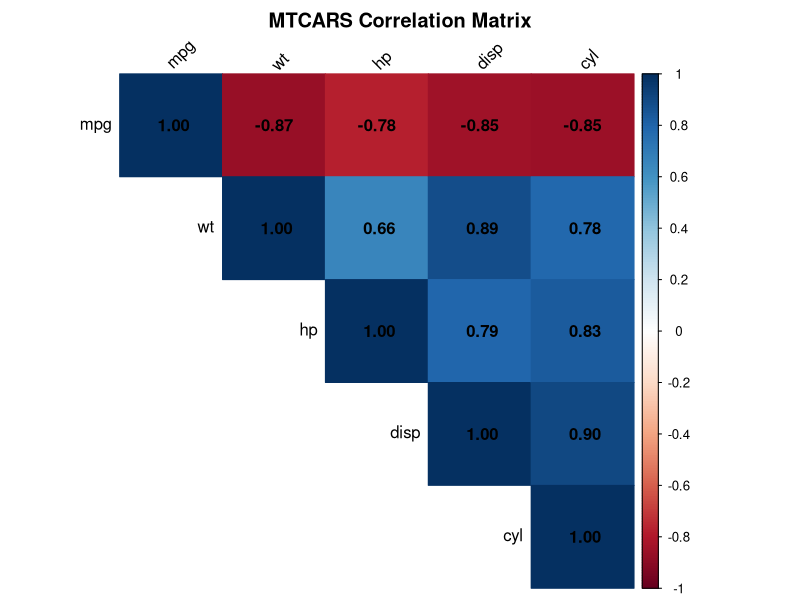
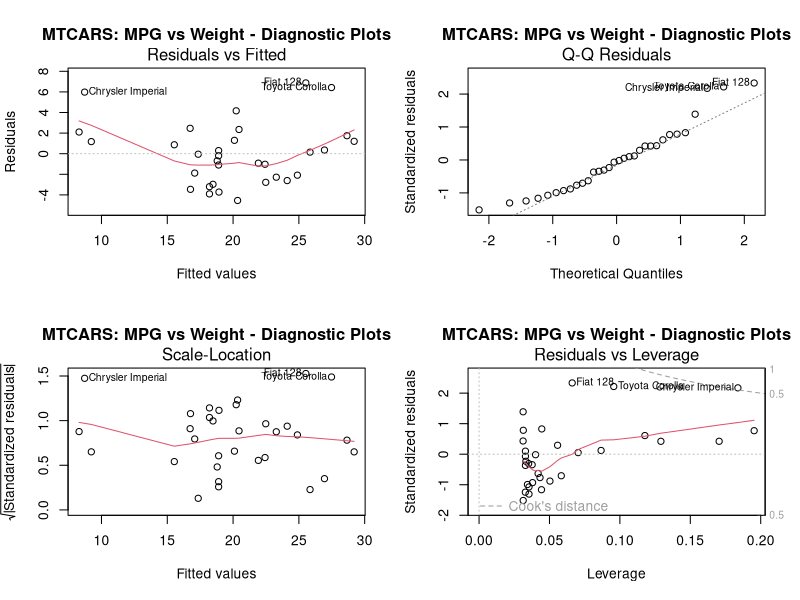
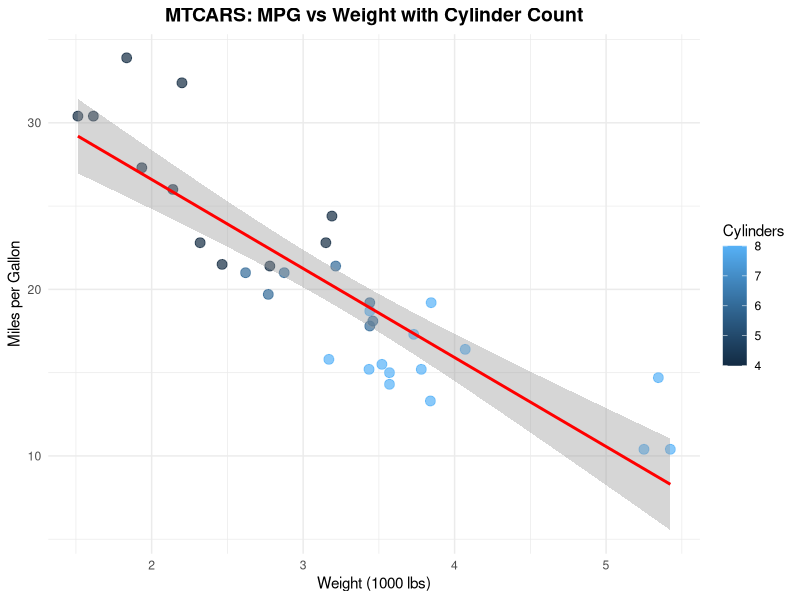
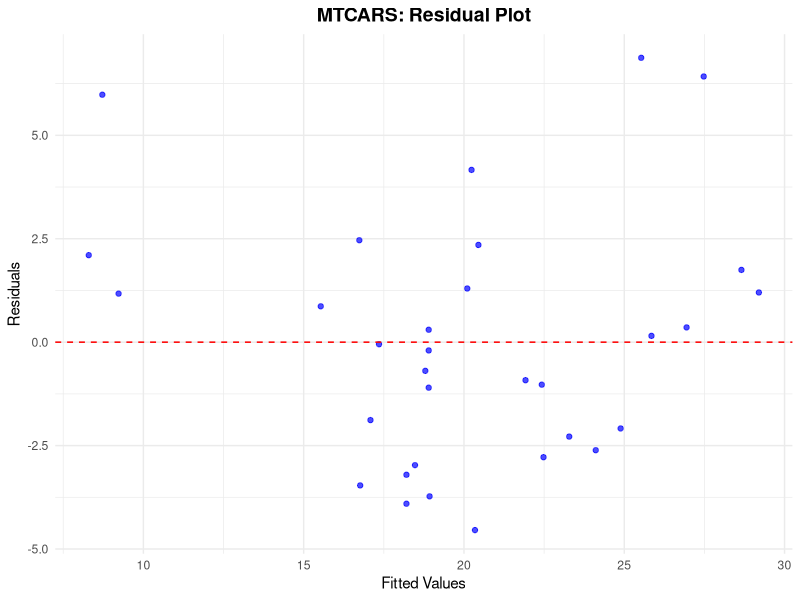
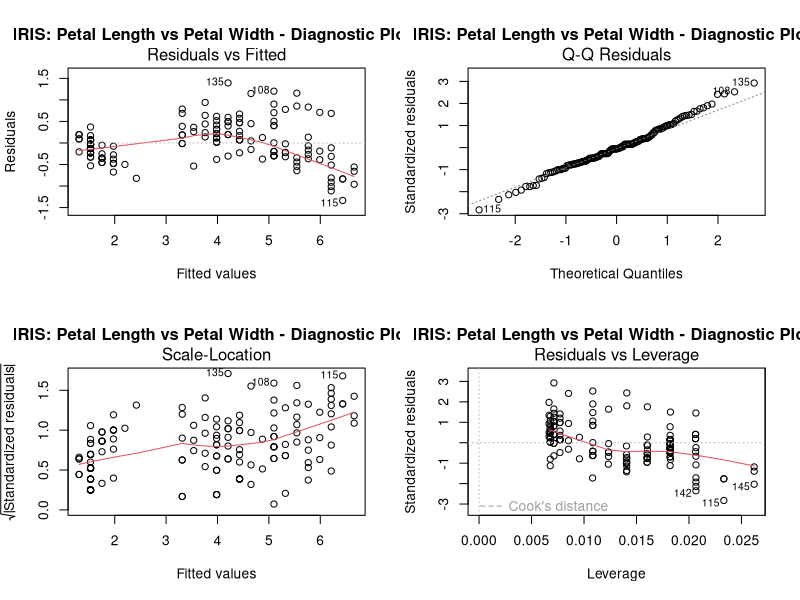
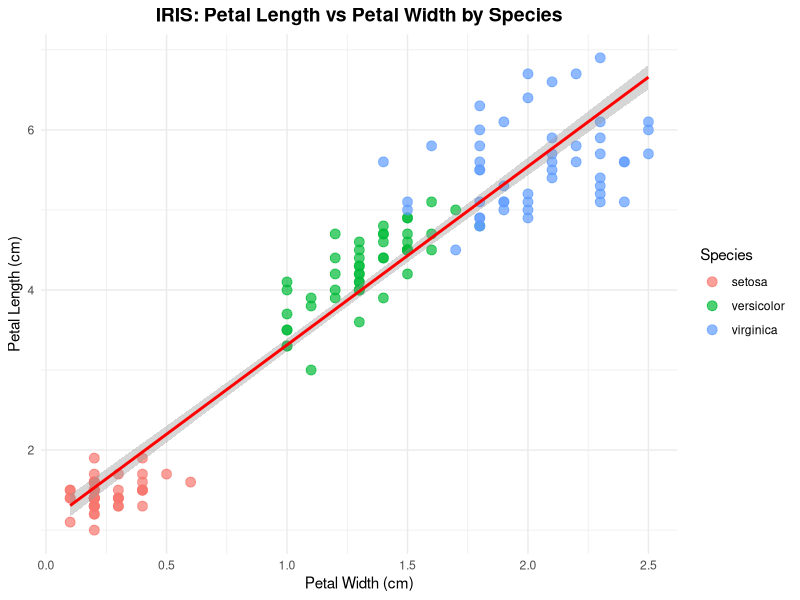
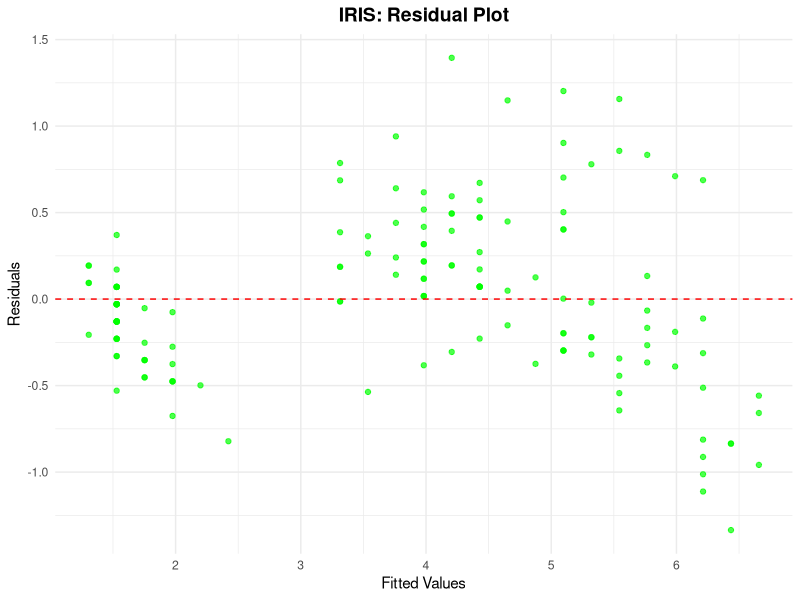

Write the R code that produced these figures, in order.
# =============================================================================
# R REGRESSION ANALYSIS: Data Science Toolkit (Colab Version)
# =============================================================================
# This script demonstrates real-world regression analysis using R's built-in datasets
# Modified for Google Colab - plots display inline instead of saving as PNG
# =============================================================================

# Load required libraries
library(ggplot2)
library(dplyr)
library(car)
library(broom)
library(corrplot)

# Set seed for reproducibility
set.seed(123)

# =============================================================================
# DATASET 1: MTCARS - Motor Trend Car Road Tests
# =============================================================================
cat("=== DATASET 1: MTCARS ANALYSIS ===\n")
cat("Exploring the relationship between car performance variables\n\n")

# Load and examine the mtcars dataset
data(mtcars)
cat("Dataset dimensions:", dim(mtcars), "\n")
cat("Variables:", names(mtcars), "\n\n")

# Basic summary statistics
cat("Summary Statistics for MTCARS:\n")
print(summary(mtcars))

# Correlation analysis
cat("\nCorrelation Matrix (key variables):\n")
correlation_vars <- c("mpg", "wt", "hp", "disp", "cyl")
cor_matrix <- cor(mtcars[correlation_vars])
print(round(cor_matrix, 3))

# Create correlation plot (display inline)
cat("\n=== MTCARS CORRELATION PLOT ===\n")
corrplot(cor_matrix, method="color", type="upper", 
         tl.col="black", tl.srt=45, addCoef.col="black",
         title="MTCARS Correlation Matrix", mar=c(0,0,2,0))

# =============================================================================
# REGRESSION 1: MPG vs Weight (Simple Linear Regression)
# =============================================================================
cat("\n=== REGRESSION 1: MPG vs Weight ===\n")

# Fit the model
model1 <- lm(mpg ~ wt, data=mtcars)
cat("Model Summary:\n")
print(summary(model1))

# Model diagnostics
cat("\nModel Diagnostics:\n")
print(anova(model1))

# Residual analysis
residuals1 <- residuals(model1)
fitted1 <- fitted(model1)

# Create diagnostic plots (display inline)
cat("\n=== MTCARS DIAGNOSTIC PLOTS ===\n")
par(mfrow=c(2,2))
plot(model1, main="MTCARS: MPG vs Weight - Diagnostic Plots")

# =============================================================================
# REGRESSION 2: MPG vs Multiple Predictors (Multiple Linear Regression)
# =============================================================================
cat("\n=== REGRESSION 2: MPG vs Multiple Predictors ===\n")

# Fit multiple regression model
model2 <- lm(mpg ~ wt + hp + cyl + disp, data=mtcars)
cat("Multiple Regression Model Summary:\n")
print(summary(model2))

# Model comparison
cat("\nModel Comparison (R-squared):\n")
cat("Simple Regression R²:", round(summary(model1)$r.squared, 4), "\n")
cat("Multiple Regression R²:", round(summary(model2)$r.squared, 4), "\n")

# =============================================================================
# VISUALIZATION 1: MTCARS Analysis
# =============================================================================
cat("\n=== CREATING MTCARS VISUALIZATIONS ===\n")

# Scatter plot with regression line
p1 <- ggplot(mtcars, aes(x=wt, y=mpg)) +
  geom_point(aes(color=cyl), size=3, alpha=0.7) +
  geom_smooth(method="lm", color="red", se=TRUE) +
  labs(title="MTCARS: MPG vs Weight with Cylinder Count",
       x="Weight (1000 lbs)", y="Miles per Gallon",
       color="Cylinders") +
  theme_minimal() +
  theme(plot.title = element_text(hjust = 0.5, size=14, face="bold"))

# Display the plot
print(p1)

# Residual plot
p2 <- ggplot(data.frame(fitted=fitted1, residuals=residuals1), 
             aes(x=fitted, y=residuals)) +
  geom_point(color="blue", alpha=0.7) +
  geom_hline(yintercept=0, color="red", linetype="dashed") +
  labs(title="MTCARS: Residual Plot",
       x="Fitted Values", y="Residuals") +
  theme_minimal() +
  theme(plot.title = element_text(hjust = 0.5, size=14, face="bold"))

# Display the plot
print(p2)

# =============================================================================
# DATASET 2: IRIS - Fisher's Iris Dataset
# =============================================================================
cat("\n=== DATASET 2: IRIS ANALYSIS ===\n")
cat("Exploring the relationship between iris flower measurements\n\n")

# Load and examine the iris dataset
data(iris)
cat("Dataset dimensions:", dim(iris), "\n")
cat("Variables:", names(iris), "\n")
cat("Species:", unique(iris$Species), "\n\n")

# Basic summary statistics
cat("Summary Statistics for IRIS:\n")
print(summary(iris))

# =============================================================================
# REGRESSION 3: Petal Length vs Petal Width (Simple Linear Regression)
# =============================================================================
cat("\n=== REGRESSION 3: Petal Length vs Petal Width ===\n")

# Fit the model
model3 <- lm(Petal.Length ~ Petal.Width, data=iris)
cat("Model Summary:\n")
print(summary(model3))

# Model diagnostics
cat("\nModel Diagnostics:\n")
print(anova(model3))

# Residual analysis
residuals3 <- residuals(model3)
fitted3 <- fitted(model3)

# Create diagnostic plots (display inline)
cat("\n=== IRIS DIAGNOSTIC PLOTS ===\n")
par(mfrow=c(2,2))
plot(model3, main="IRIS: Petal Length vs Petal Width - Diagnostic Plots")

# =============================================================================
# REGRESSION 4: Petal Length vs Multiple Predictors
# =============================================================================
cat("\n=== REGRESSION 4: Petal Length vs Multiple Predictors ===\n")

# Fit multiple regression model
model4 <- lm(Petal.Length ~ Petal.Width + Sepal.Length + Sepal.Width, data=iris)
cat("Multiple Regression Model Summary:\n")
print(summary(model4))

# Model comparison
cat("\nModel Comparison (R-squared):\n")
cat("Simple Regression R²:", round(summary(model3)$r.squared, 4), "\n")
cat("Multiple Regression R²:", round(summary(model4)$r.squared, 4), "\n")

# =============================================================================
# VISUALIZATION 2: IRIS Analysis
# =============================================================================
cat("\n=== CREATING IRIS VISUALIZATIONS ===\n")

# Scatter plot with regression line and species coloring
p3 <- ggplot(iris, aes(x=Petal.Width, y=Petal.Length)) +
  geom_point(aes(color=Species), size=3, alpha=0.7) +
  geom_smooth(method="lm", color="red", se=TRUE) +
  labs(title="IRIS: Petal Length vs Petal Width by Species",
       x="Petal Width (cm)", y="Petal Length (cm)",
       color="Species") +
  theme_minimal() +
  theme(plot.title = element_text(hjust = 0.5, size=14, face="bold"))

# Display the plot
print(p3)

# Residual plot
p4 <- ggplot(data.frame(fitted=fitted3, residuals=residuals3), 
             aes(x=fitted, y=residuals)) +
  geom_point(color="green", alpha=0.7) +
  geom_hline(yintercept=0, color="red", linetype="dashed") +
  labs(title="IRIS: Residual Plot",
       x="Fitted Values", y="Residuals") +
  theme_minimal() +
  theme(plot.title = element_text(hjust = 0.5, size=14, face="bold"))

# Display the plot
print(p4)

# =============================================================================
# COMPARATIVE ANALYSIS
# =============================================================================
cat("\n=== COMPARATIVE ANALYSIS ===\n")

# Create a comparison table
comparison_data <- data.frame(
  Dataset = c("MTCARS", "MTCARS", "IRIS", "IRIS"),
  Model_Type = c("Simple", "Multiple", "Simple", "Multiple"),
  R_Squared = c(
    round(summary(model1)$r.squared, 4),
    round(summary(model2)$r.squared, 4),
    round(summary(model3)$r.squared, 4),
    round(summary(model4)$r.squared, 4)
  ),
  Adjusted_R_Squared = c(
    round(summary(model1)$adj.r.squared, 4),
    round(summary(model2)$adj.r.squared, 4),
    round(summary(model3)$adj.r.squared, 4),
    round(summary(model4)$adj.r.squared, 4)
  )
)

cat("Model Performance Comparison:\n")
print(comparison_data)

# =============================================================================
# PREDICTION EXAMPLES
# =============================================================================
cat("\n=== PREDICTION EXAMPLES ===\n")

# MTCARS predictions
new_car <- data.frame(wt=3.5, hp=150, cyl=6, disp=200)
mtcars_prediction <- predict(model2, newdata=new_car, interval="prediction")
cat("MTCARS Prediction for new car (wt=3.5, hp=150, cyl=6, disp=200):\n")
cat("Predicted MPG:", round(mtcars_prediction[1], 2), "\n")
cat("95% Prediction Interval:", round(mtcars_prediction[2:3], 2), "\n\n")

# IRIS predictions
new_flower <- data.frame(Petal.Width=1.5, Sepal.Length=6.0, Sepal.Width=3.0)
iris_prediction <- predict(model4, newdata=new_flower, interval="prediction")
cat("IRIS Prediction for new flower (Petal.Width=1.5, Sepal.Length=6.0, Sepal.Width=3.0):\n")
cat("Predicted Petal Length:", round(iris_prediction[1], 2), "cm\n")
cat("95% Prediction Interval:", round(iris_prediction[2:3], 2), "cm\n")

# =============================================================================
# CONCLUSION
# =============================================================================
cat("\n=== ANALYSIS CONCLUSION ===\n")
cat("✅ Successfully performed regression analysis on two datasets\n")
cat("✅ Created comprehensive visualizations and diagnostic plots\n")
cat("✅ Generated prediction examples with confidence intervals\n")
cat("✅ All plots displayed inline in Colab\n")

cat("\nPlots created:\n")
cat("- MTCARS Correlation Matrix\n")
cat("- MTCARS Diagnostic Plots (4-panel)\n")
cat("- MTCARS Scatter Plot (MPG vs Weight)\n")
cat("- MTCARS Residual Plot\n")
cat("- IRIS Diagnostic Plots (4-panel)\n")
cat("- IRIS Scatter Plot (Petal Length vs Petal Width)\n")
cat("- IRIS Residual Plot\n")

cat("\n🎉 Regression analysis complete! Your data science toolkit is ready! 🎉\n") 